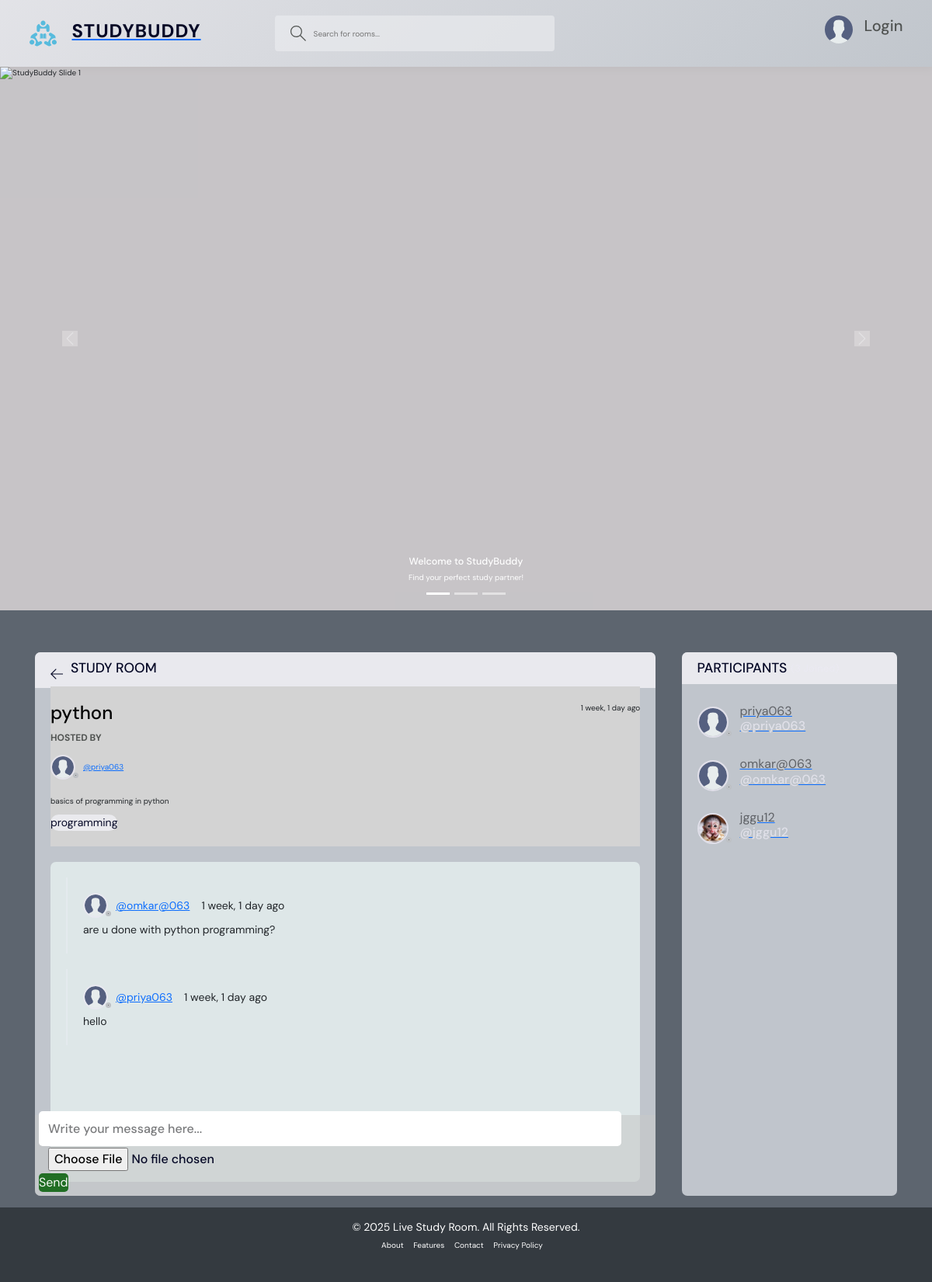
The page /room/1/ on the database its author committed.
### base/models.py (models this page shows, shortened)
class Room(models.Model):
    host=models.ForeignKey(User,on_delete=models.SET_NULL,null=True)
    topic=models.ForeignKey(Topic,on_delete=models.SET_NULL,null=True)
    name=models.CharField(max_length=200)
    description=models.TextField(null=True,blank=True)#null=True means that database cannot have a row with this value blank we can't keep it blank
    participants=models.ManyToManyField(User,related_name='participants',blank=True)
    updated=models.DateTimeField(auto_now=True)#every time the save method is called update the timeStamp
    created=models.DateTimeField(auto_now_add=True)
    class Meta:
        ordering:['-updated','-created']

class User(AbstractUser):
    name=models.CharField(max_length=200,null=True)
    email=models.EmailField(unique=True,null=True)
    bio=models.TextField(null=True)
    avatar=models.ImageField(null=True,default="avatar.svg")
    USERNAME_FIELD='email'
    REQUIRED_FIELDS=[]

class Topic(models.Model):
    name=models.CharField(max_length=200)

class Message(models.Model):
    user=models.ForeignKey(User,on_delete=models.CASCADE)#One user could have multiple msgs butmultiple msgs could be
    room=models.ForeignKey(Room,on_delete=models.CASCADE)#all the messages will be deleted if the particular room is deleted
    file = models.FileField(upload_to='uploads/', blank=True, null=True)
    body=models.TextField()
    updated=models.DateTimeField(auto_now=True)#every time the save method is called update the timeStamp
    created=models.DateTimeField(auto_now_add=True)
    class Meta:
        ordering:['-updated','-created']

### base/views.py (the view, shortened to what this page needs)
# urls.py: path('room/<str:pk>/',views.room,name="room"),
def room(request, pk):
    room = Room.objects.get(id=pk)
    Roommessages = room.message_set.all().order_by('-created')
    participants = room.participants.all()
    context = {
        'room': room,
        'Roommessages': Roommessages,
        'participants': participants
    }
    return render(request, 'base/room.html', context)

### base/templates/base/room.html (shortened to what this page needs)
{% extends "main.html" %}
{% block content %}
<main class="profile-page layout layout--2">
  <div class="container">
    <div class="room">
      <div class="room__top">
        <div class="room__topLeft">
          <a href="{% url 'home' %}">
            <svg version="1.1" xmlns="http://www.w3.org/2000/svg" width="32" height="32" viewBox="0 0 32 32">
              <title>arrow-left</title>
              <path
                d="M13.723 2.286l-13.723 13.714 13.719 13.714 1.616-1.611-10.96-10.96h27.625v-2.286h-27.625l10.965-10.965-1.616-1.607z"
              ></path>
            </svg>
          </a>
          <h3>Study Room</h3>
        </div>
      </div>
      <div class="room__box scroll">
        <div class="room__header scroll">
          <div class="room__info">
            <h3>{{ room.name }}</h3>
            <span>{{ room.created|timesince }} ago</span>
          </div>
          <div class="room__hosted">
            <p>Hosted By</p>
            <a href="{% url 'user-profile' room.host.id %}" class="room__author">
              <div class="avatar avatar--small">
                <img src="{{ room.host.avatar.url }}" />
              </div>
              <span>@{{ room.host.username }}</span>
            </a>
          </div>
          <div class="room__details">
            {{ room.description }}
          </div>
          <span class="room__topics">{{ room.topic.name }}</span>
        </div>
        <div class="room__conversation">
          <div class="threads scroll">
            {% for message in Roommessages %}
            <div class="thread">
              <div class="thread__top">
                <div class="thread__author">
                  <a href="{% url 'user-profile' message.user.id %}" class="thread__authorInfo">
                    <div class="avatar avatar--small">
                      <img src="{{ message.user.avatar.url }}" />
                    </div>
                    <span>@{{ message.user.username }}</span>
                  </a>
                  <span class="thread__date">{{ message.created|timesince }} ago</span>
                </div>
              </div>
              <div class="thread__details">
                {{ message.body }}
              </div>
            </div>
            {% endfor %}
          </div>
        </div>
      </div>
      <div class="room__message">
        <form action="" method="POST" enctype="multipart/form-data">
          <input name="body" placeholder="Write your message here..." />
          <input type="file" name="file" accept="image/*, .pdf, .doc, .docx, .pptx, .txt" />
          <button type="submit">Send</button>
        </form>
      </div>
    </div>
    <div class="participants">
      <h3 class="participants__top">Participants <span>({{ participants.count }} Joined)</span></h3>
      <div class="participants__list scroll">
        {% for user in participants %}
        <a href="{% url 'user-profile' user.id %}" class="participant">
          <div class="avatar avatar--medium">
            <img src="{{ user.avatar.url }}" />
          </div>
          <p>
            {{ user.username }}
            <span>@{{ user.username }}</span>
          </p>
        </a>
        {% endfor %}
      </div>
    </div>
  </div>
</main>
{% endblock content %}

### rows shown on the page
Room: name "python", created "1 week, 1 day", host.avatar (placeholder picture), host.username "priya063", description "basics of programming in python", topic.name "programming"
Message: user.avatar (placeholder picture), user.username "omkar@063", created "1 week, 1 day", body "are u done with python programming?"
Message: user.avatar (placeholder picture), user.username "priya063", created "1 week, 1 day", body "hello"
User: avatar (placeholder picture), username "priya063"
User: avatar (placeholder picture), username "omkar@063"
User: avatar (picture), username "jggu12"
